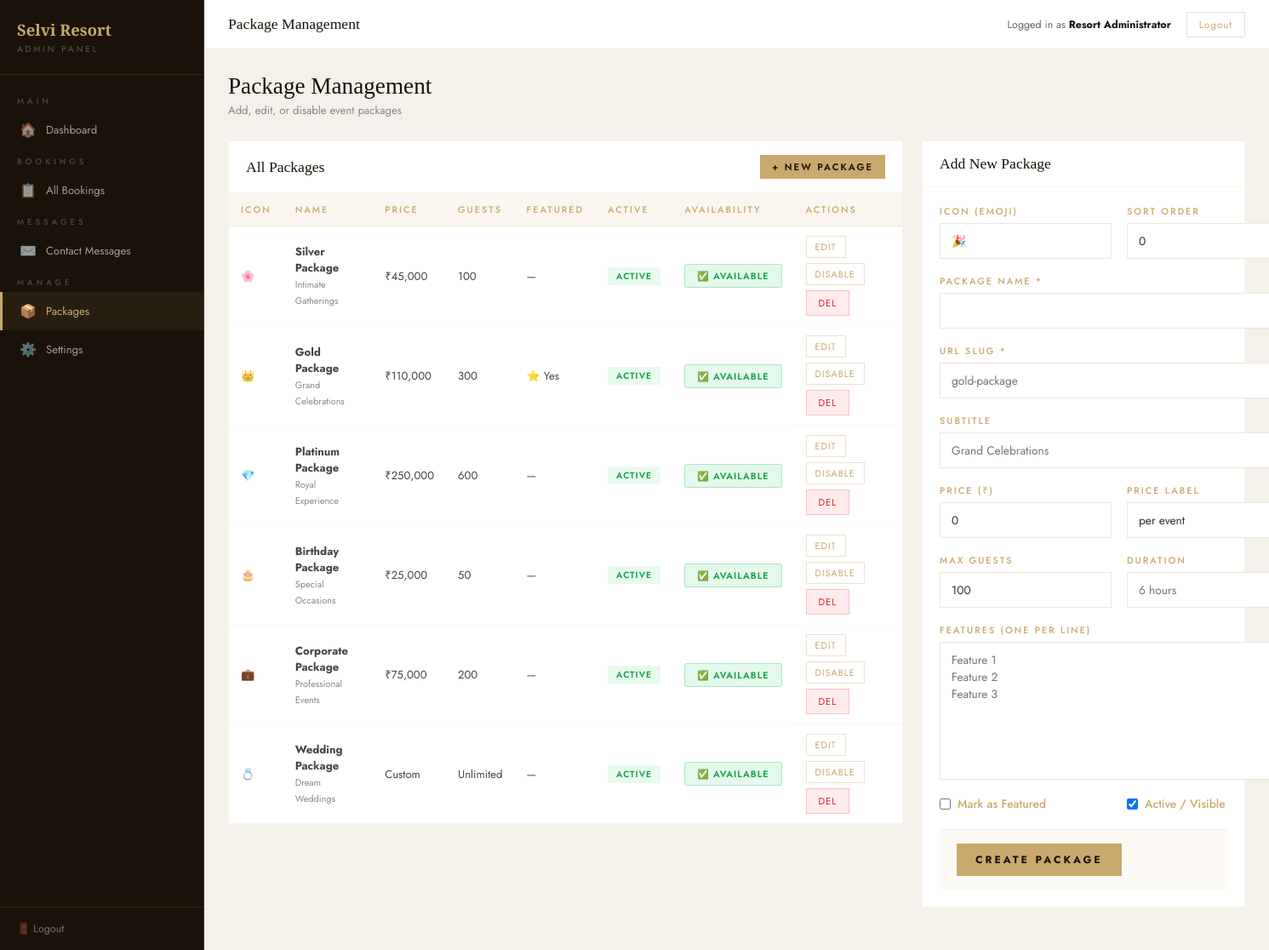
Screenshot of /admin/packages.php (signed in) with the database file from the repository.
### tables this page shows
CREATE TABLE packages (
  id           INT AUTO_INCREMENT PRIMARY KEY,
  name         VARCHAR(100) NOT NULL,
  slug         VARCHAR(100) NOT NULL UNIQUE,
  icon         VARCHAR(10)  DEFAULT '🎉',
  subtitle     VARCHAR(150),
  price        DECIMAL(10,2),
  price_label  VARCHAR(50)  DEFAULT 'per event',
  max_guests   INT,
  duration     VARCHAR(80),
  features     TEXT,            
  is_featured  TINYINT(1)   DEFAULT 0,
  is_available TINYINT(1)   DEFAULT 1,
  is_active    TINYINT(1)   DEFAULT 1,
  sort_order   INT          DEFAULT 0,
  created_at   DATETIME DEFAULT CURRENT_TIMESTAMP,
  updated_at   DATETIME DEFAULT CURRENT_TIMESTAMP ON UPDATE CURRENT_TIMESTAMP
);

### includes/config.php (called while the page is built, shortened)
<?php
function getCurrentAdmin(): array {
    return $_SESSION[ADMIN_USER_KEY] ?? [];
}

### admin/packages.php (the view, shortened to what this page needs)
<?php
require_once __DIR__ . '/../includes/config.php';
$pdo = getDB();
$editing = null;
$packages = $pdo->query("SELECT *, COALESCE(is_available, 1) as is_available FROM packages ORDER BY sort_order ASC, id ASC")->fetchAll();
?>
<!DOCTYPE html>
<html lang="en">
<head>
</head>
<body>
<?php include __DIR__.'/sidebar.php'; ?>
<div class="main">
<?php include __DIR__.'/topbar.php'; ?>
<div class="content">
  <div class="page-title"><h2>Package Management</h2><p>Add, edit, or disable event packages</p></div>
  <div style="display:grid;grid-template-columns:1fr 380px;gap:22px;align-items:start">
    <div class="card">
      <div class="card-header"><h3>All Packages</h3><a href="packages.php" class="btn-sm">+ New Package</a></div>
      <table class="data-table">
        <thead><tr><th>Icon</th><th>Name</th><th>Price</th><th>Guests</th><th>Featured</th><th>Active</th><th>Availability</th><th>Actions</th></tr></thead>
        <tbody>
        <?php foreach($packages as $p): ?>
        <tr>
          <td><?= $p['icon'] ?></td>
          <td><strong><?= htmlspecialchars($p['name']) ?></strong><br><small style="color:#888"><?= htmlspecialchars($p['subtitle']) ?></small></td>
          <td><?= $p['price'] > 0 ? '₹'.number_format($p['price']) : 'Custom' ?></td>
          <td><?= $p['max_guests'] < 9999 ? $p['max_guests'] : 'Unlimited' ?></td>
          <td><?= $p['is_featured'] ? '⭐ Yes' : '—' ?></td>
          <td><span class="badge" style="background:<?= $p['is_active'] ? 'rgba(34,197,94,.1)' : 'rgba(239,68,68,.1)' ?>;color:<?= $p['is_active'] ? '#16a34a' : '#dc2626' ?>"><?= $p['is_active'] ? 'Active' : 'Inactive' ?></span></td>
          <td>
            <?php $avail = (int)($p['is_available'] ?? 1); ?>
            <button
              class="toggle-avail-btn <?= $avail ? 'is-available' : 'is-full' ?>"
              id="avail-btn-<?= $p['id'] ?>"
              data-id="<?= $p['id'] ?>"
              data-available="<?= $avail ?>"
              onclick="toggleAvailability(this)"
            >
              <span class="btn-label"><?= $avail ? '✅ Available' : '🚫 Full' ?></span>
            </button>
          </td>
          <td style="display:flex;gap:6px;flex-wrap:wrap">
            <a href="?edit=<?= $p['id'] ?>" class="btn-xs">Edit</a>
            <form method="POST" style="display:inline"><button type="submit" class="btn-xs"><?= $p['is_active'] ? 'Disable' : 'Enable' ?></button></form>
            <form method="POST" style="display:inline"><button type="submit" class="btn-danger" onclick="return confirm('Delete this package?')">Del</button></form>
          </td>
        </tr>
        <?php endforeach; ?>
        </tbody>
      </table>
    </div>
    <div class="card">
      <div class="card-header"><h3><?= $editing ? 'Edit Package' : 'Add New Package' ?></h3></div>
      <form method="POST" style="padding:20px">
        <div class="form-grid">
          <div class="form-group"><label>Icon (emoji)</label><input type="text" name="icon" value="<?= htmlspecialchars($editing['icon'] ?? '🎉') ?>" maxlength="5"></div>
          <div class="form-group"><label>Sort Order</label><input type="number" name="sort_order" value="<?= $editing['sort_order'] ?? 0 ?>"></div>
          <div class="form-group full"><label>Package Name *</label><input type="text" name="name" value="<?= htmlspecialchars($editing['name'] ?? '') ?>" required></div>
          <div class="form-group full"><label>URL Slug *</label><input type="text" name="slug" value="<?= htmlspecialchars($editing['slug'] ?? '') ?>" placeholder="gold-package" required></div>
          <div class="form-group full"><label>Subtitle</label><input type="text" name="subtitle" value="<?= htmlspecialchars($editing['subtitle'] ?? '') ?>" placeholder="Grand Celebrations"></div>
          <div class="form-group"><label>Price (₹)</label><input type="number" name="price" value="<?= $editing['price'] ?? 0 ?>" min="0" step="100"></div>
          <div class="form-group"><label>Price Label</label><input type="text" name="price_label" value="<?= htmlspecialchars($editing['price_label'] ?? 'per event') ?>"></div>
          <div class="form-group"><label>Max Guests</label><input type="number" name="max_guests" value="<?= $editing['max_guests'] ?? 100 ?>"></div>
          <div class="form-group"><label>Duration</label><input type="text" name="duration" value="<?= htmlspecialchars($editing['duration'] ?? '') ?>" placeholder="6 hours"></div>
          <div class="form-group full">
            <label>Features (one per line)</label>
            <textarea name="features" rows="7" placeholder="Feature 1&#10;Feature 2&#10;Feature 3"><?php
            ?></textarea>
          </div>
          <div class="form-group"><label style="display:flex;align-items:center;gap:8px;text-transform:none;letter-spacing:0;font-size:.86rem;cursor:pointer"><input type="checkbox" name="is_featured" <?= ($editing['is_featured'] ?? 0) ? 'checked' : '' ?>> Mark as Featured</label></div>
          <div class="form-group"><label style="display:flex;align-items:center;gap:8px;text-transform:none;letter-spacing:0;font-size:.86rem;cursor:pointer"><input type="checkbox" name="is_active" <?= ($editing['is_active'] ?? 1) ? 'checked' : '' ?>> Active / Visible</label></div>
        </div>
        <div class="form-actions">
          <button type="submit" class="btn-primary"><?= $editing ? 'Update Package' : 'Create Package' ?></button>
        </div>
      </form>
    </div>
  </div>
</div>
</div>
</body></html>

### admin/sidebar.php (shortened to what this page needs)
<?php
$current      = basename($_SERVER['PHP_SELF']);
?>
<aside class="sidebar">
  <div class="sidebar-logo">
    <h2>Selvi Resort</h2>
    <p>Admin Panel</p>
  </div>
  <nav class="sidebar-nav">
    <div class="nav-section">Main</div>
    <a href="dashboard.php" class="<?= $current==='dashboard.php'?'active':'' ?>">
      <span class="nav-icon">🏠</span> Dashboard
    </a>
    <div class="nav-section">Bookings</div>
    <a href="bookings.php" class="<?= $current==='bookings.php'?'active':'' ?>">
      <span class="nav-icon">📋</span> All Bookings
    </a>
    <div class="nav-section">Messages</div>
    <a href="messages.php" class="<?= $current==='messages.php'?'active':'' ?>">
      <span class="nav-icon">✉️</span> Contact Messages
    </a>
    <div class="nav-section">Manage</div>
    <a href="packages.php" class="<?= $current==='packages.php'?'active':'' ?>">
      <span class="nav-icon">📦</span> Packages
    </a>
    <a href="settings.php" class="<?= $current==='settings.php'?'active':'' ?>">
      <span class="nav-icon">⚙️</span> Settings
    </a>
  </nav>
  <div class="sidebar-footer">
    <a href="logout.php">🚪 Logout</a>
  </div>
</aside>

### admin/topbar.php
<?php
$admin = getCurrentAdmin();
$titles = [
    'dashboard.php'    => 'Dashboard',
    'bookings.php'     => 'Booking Enquiries',
    'booking_view.php' => 'Booking Details',
    'messages.php'     => 'Contact Messages',
    'packages.php'     => 'Package Management',
    'settings.php'     => 'Site Settings',
];
$current = basename($_SERVER['PHP_SELF']);
$title   = $titles[$current] ?? 'Admin Panel';
?>
<div class="topbar">
  <h3><?= $title ?></h3>
  <div class="topbar-right">
    <span class="topbar-user">Logged in as <strong><?= htmlspecialchars($admin['full_name']) ?></strong></span>
    <a href="logout.php" class="btn-logout">Logout</a>
  </div>
</div>

### admin/packages.php (style rules this page uses)
.toggle-avail-btn { display: inline-flex; align-items: center; gap: 5px; padding: 5px 14px; border: none; border-radius: 3px; font-family: 'Jost', sans-serif; font-size: .68rem; font-weight: 600; letter-spacing: 1px; text-transform: uppercase; cursor: pointer; transition: all .25s; white-space: nowrap; min-width: 110px; justify-content: center; }
.toggle-avail-btn.is-available { background: rgba(34,197,94,.12); color: #16a34a; border: 1px solid rgba(34,197,94,.3); }

### rows the page displays
packages: icon "🌸", name "Silver Package", subtitle "Intimate Gatherings", price "45,000", max_guests "100", is_active "ACTIVE"
packages: icon "👑", name "Gold Package", subtitle "Grand Celebrations", price "110,000", max_guests "300", is_featured "⭐ Yes", is_active "ACTIVE"
packages: icon "💎", name "Platinum Package", subtitle "Royal Experience", price "250,000", max_guests "600", is_active "ACTIVE"
packages: icon "🎂", name "Birthday Package", subtitle "Special Occasions", price "25,000", max_guests "50", is_active "ACTIVE"
packages: icon "💼", name "Corporate Package", subtitle "Professional Events", price "75,000", max_guests "200", is_active "ACTIVE"
packages: icon "💍", name "Wedding Package", subtitle "Dream Weddings", price "Custom", max_guests "Unlimited", is_active "ACTIVE"

### other values shown
$title "Package Management"
$admin['full_name'] "Resort Administrator"
